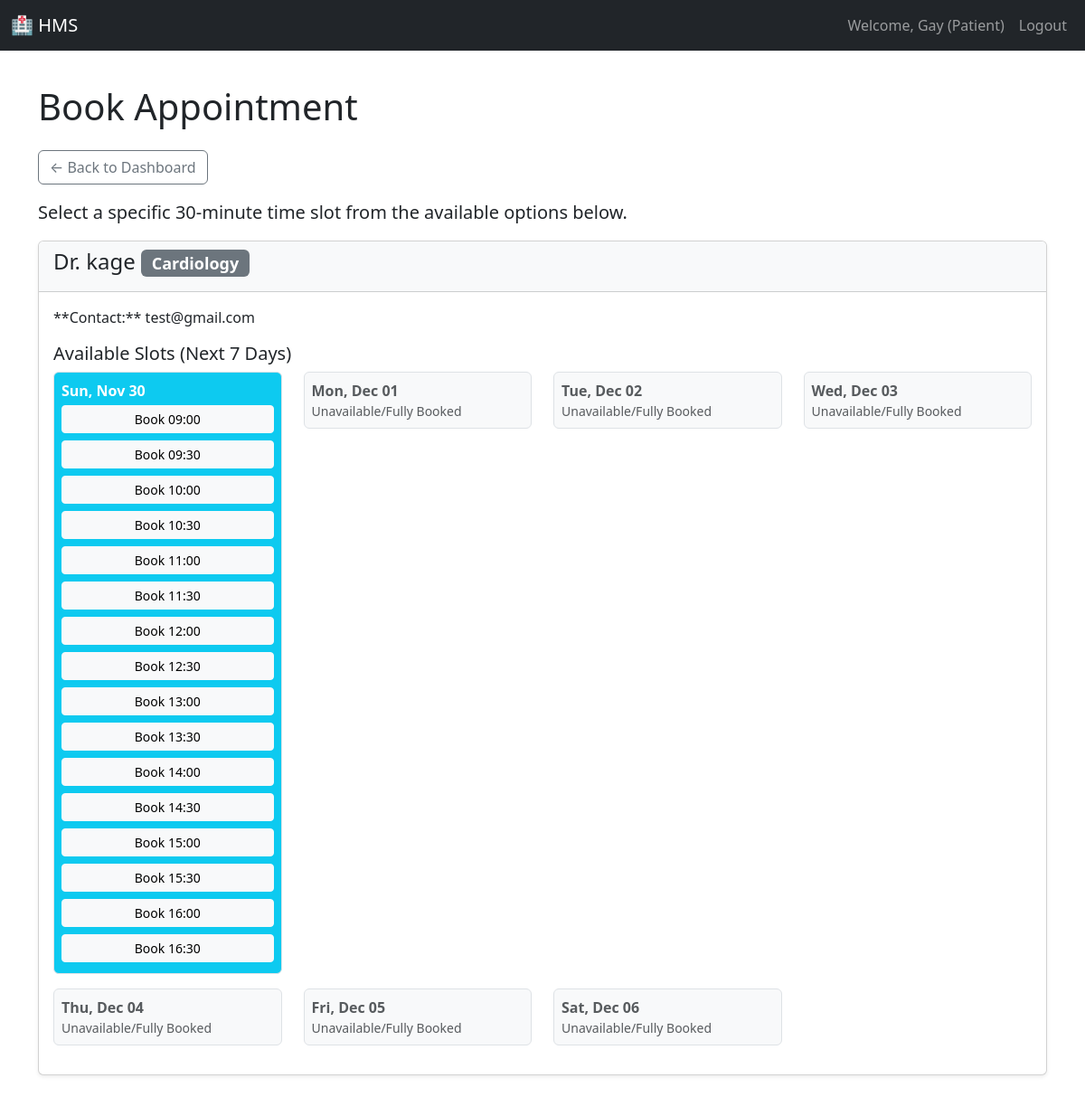
Page /patient/find_doctors (signed in) on the committed database.
### models.py (models this page shows)
class User(UserMixin, db.Model):
    __tablename__ = 'user'
    id = db.Column(db.Integer, primary_key=True)
    username = db.Column(db.String(80), unique=True, nullable=False)
    password_hash = db.Column(db.String(128), nullable=False)
    role = db.Column(db.String(10), nullable=False)  # Admin, Doctor, Patient
    name = db.Column(db.String(100), nullable=False)
    contact_info = db.Column(db.String(100))
    is_active = db.Column(db.Boolean, default=True) # Used for blacklist/deactivation
    doctor_profile = db.relationship('Doctor', backref='user', uselist=False)
    patient_profile = db.relationship('Patient', backref='user', uselist=False)

class Doctor(db.Model):
    __tablename__ = 'doctor'
    user_id = db.Column(db.Integer, db.ForeignKey('user.id'), primary_key=True)
    specialization_id = db.Column(db.Integer, db.ForeignKey('specialization.id'), nullable=False)
    appointments = db.relationship('Appointment', backref='doctor', lazy='dynamic')

class Specialization(db.Model):
    __tablename__ = 'specialization'
    id = db.Column(db.Integer, primary_key=True)
    name = db.Column(db.String(80), unique=True, nullable=False)
    description = db.Column(db.String(255))
    doctors = db.relationship('Doctor', backref='specialization', lazy='dynamic')

### app.py (the view, shortened to what this page needs)
@app.route('/patient/find_doctors', methods=['GET'])
@role_required('Patient')
def find_doctors():
    specialization_id = request.args.get('specialization_id')
    start_date = datetime.now().strftime('%Y-%m-%d')
    end_date = (datetime.now() + timedelta(days=7)).strftime('%Y-%m-%d')
    date_list = [(datetime.now() + timedelta(days=i)).strftime('%Y-%m-%d') for i in range(7)]
    if specialization_id:
        doctors = Doctor.query.filter_by(specialization_id=specialization_id).all()
    else:
        doctors = Doctor.query.all()
    doctor_ids = [d.user_id for d in doctors]
    availability_records = DoctorAvailability.query.filter(
        DoctorAvailability.doctor_id.in_(doctor_ids),
        DoctorAvailability.date.between(start_date, end_date)
    ).all()
    booked_appointments = Appointment.query.filter(
        Appointment.doctor_id.in_(doctor_ids),
        Appointment.date.between(start_date, end_date),
        Appointment.status.in_(['Booked', 'Completed'])
    ).all()
    booked_slots_set = set()
    for appt in booked_appointments:
        booked_slots_set.add((appt.doctor_id, appt.date, appt.time))
    availability_map = {} # Map raw set availability
    for record in availability_records:
        if record.doctor_id not in availability_map:
            availability_map[record.doctor_id] = {}
        availability_map[record.doctor_id][record.date] = record
    bookable_slots_map = {}
    for doctor in doctors:
        bookable_slots_map[doctor.user_id] = {}
        for date_str in date_list:
            record = availability_map.get(doctor.user_id, {}).get(date_str)
            if record:
                all_day_slots = generate_slots(record.start_time, record.end_time)
                available_slots = [
                    slot for slot in all_day_slots
                    if (doctor.user_id, date_str, slot) not in booked_slots_set
                ]
                bookable_slots_map[doctor.user_id][date_str] = available_slots
            else:
                bookable_slots_map[doctor.user_id][date_str] = [] # Doctor is not available
    return render_template('book_appointment.html',
                            doctors=doctors,
                            date_list=date_list,
                            bookable_slots_map=bookable_slots_map, # <<< CRITICAL VARIABLE
                            current_spec_id=specialization_id,
                            datetime=datetime)

### app.py (called while the page is built)
@login_manager.user_loader
def load_user(user_id):
    return User.query.get(int(user_id))

def role_required(role):
    def wrapper(func):
        @login_required
        @functools.wraps(func)
        def decorated_view(*args, **kwargs):
            if current_user.role != role:
                flash('Access denied. You do not have the required permissions.', 'danger')
                return redirect(url_for('dashboard'))
            return func(*args, **kwargs)
        return decorated_view
    return wrapper

def generate_slots(start_time_str, end_time_str, interval_minutes=30):
    FMT = '%H:%M'
    start_time = datetime.strptime(start_time_str, FMT)
    end_time = datetime.strptime(end_time_str, FMT)
    slots = []
    current_time = start_time
    while current_time < end_time:
        slots.append(current_time.strftime(FMT))
        current_time += timedelta(minutes=interval_minutes)
    return slots

### templates/book_appointment.html (shortened to what this page needs)
{% extends "base.html" %}
{% block content %}
<h1 class="mb-4">Book Appointment</h1>
<a href="{{ url_for('patient_dashboard') }}" class="btn btn-outline-secondary mb-3">← Back to Dashboard</a>
<p class="lead">Select a specific 30-minute time slot from the available options below.</p>
{% if doctors %}
    {% for doctor in doctors %}
    <div class="card mb-4 shadow-sm">
        <div class="card-header bg-light">
            <h4>Dr. {{ doctor.user.name }} <span class="badge bg-secondary">{{ doctor.specialization.name }}</span></h4>
        </div>
        <div class="card-body">
            <p>**Contact:** {{ doctor.user.contact_info or 'N/A' }}</p>
            <h5>Available Slots (Next 7 Days)</h5>
            <div class="row">
                {% for date_str in date_list %}
                {% set slots = bookable_slots_map.get(doctor.user_id, {}).get(date_str, []) %}
                <div class="col-md-3 mb-3">
                    <div class="p-2 border rounded
                        {% if slots %} bg-info text-white {% else %} bg-light text-muted {% endif %}">
                        <strong>{{ datetime.strptime(date_str, '%Y-%m-%d').strftime('%a, %b %d') }}</strong>
                        {% if slots %}
                            {% for slot_time in slots %}
                                <form method="POST" action="{{ url_for('book_appointment') }}" class="d-inline-block mt-1 w-100">
                                    <button type="submit" class="btn btn-sm btn-light w-100 mb-1">Book {{ slot_time }}</button>
                                </form>
                            {% endfor %}
                        {% else %}
                            <p class="m-0 small">Unavailable/Fully Booked</p>
                        {% endif %}
                    </div>
                </div>
                {% endfor %}
            </div>
        </div>
    </div>
    {% endfor %}
{% else %}
    <div class="alert alert-warning">No doctors found for the selected specialization or time frame.</div>
{% endif %}
{% endblock %}

### templates/base.html (shortened to what this page needs)
<!DOCTYPE html>
<html lang="en">
<head>
    <link href="https://cdn.jsdelivr.net/npm/bootstrap@5.3.3/dist/css/bootstrap.min.css" rel="stylesheet">
</head>
<body>
    <nav class="navbar navbar-expand-lg navbar-dark bg-dark fixed-top">
        <div class="container-fluid">
            <a class="navbar-brand" href="{{ url_for('dashboard') }}">🏥 HMS</a>
            <div class="collapse navbar-collapse" id="navbarNav">
                <ul class="navbar-nav ms-auto">
                    {% if current_user.is_authenticated %}
                    <li class="nav-item">
                        <span class="nav-link">Welcome, {{ current_user.name }} ({{ current_user.role }})</span>
                    </li>
                    <li class="nav-item">
                        <a class="nav-link btn btn-sm btn-outline-light" href="{{ url_for('logout') }}">Logout</a>
                    </li>
                    {% endif %}
                </ul>
            </div>
        </div>
    </nav>
    <div class="container mt-4">
        {% block content %}{% endblock %}
    </div>
</body>
</html>

### templates/base.html (style rules this page uses)
body { padding-top: 70px; }

### rows in the picture
User: name "Gay", role "Patient"
Doctor: user.name "kage", specialization.name "Cardiology", user "test@gmail.com", strptime "Sun, Nov 30" "Mon, Dec 01" "Tue, Dec 02" "Wed, Dec 03" "Thu, Dec 04" "Fri, Dec 05" "Sat, Dec 06", slots "09:00" "09:30" "10:00" "10:30" "11:00" "11:30" "12:00" "12:30" "13:00" "13:30" "14:00" "14:30" "15:00" "15:30" "16:00" "16:30"
